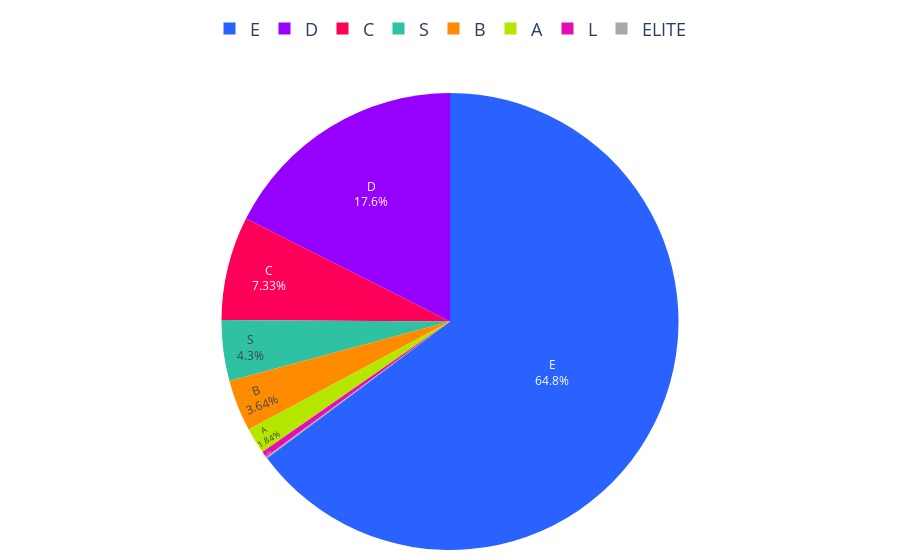

Here is the notebook cell this chart was saved with:
### Code cell
# Datos proporcionados
colores = ['#2962ff', '#9500ff', '#ff0059', '#ff8c00', '#b4e600', '#2EC2A2', '#E50CB6', '#A9A9A9']  # Añadimos gris
porcentajes = creditos_segmentos_2022['Porcentaje']
labels = creditos_segmentos_2022['Segmento']

# Asignar un color gris para los segmentos que no tengan porcentaje
# Crear un diccionario de colores con todos los segmentos, asignando gris a los que no tienen porcentaje
colores_segmentos = {segmento: colores[i] if segmento in labels.values else '#A9A9A9' 
                     for i, segmento in enumerate(segmentos)}

# Ordenar los segmentos según el orden deseado
orden_segmentos = ["E", "D", "C", "B", "A", "S", "L", "ELITE"]

# Crear lista de colores y valores en el orden especificado
colores_ordenados = [colores_segmentos.get(segmento, '#A9A9A9') for segmento in orden_segmentos]
valores_ordenados = [porcentajes[labels == segmento].sum() if segmento in labels.values else 0 for segmento in orden_segmentos]

# Crear gráfico de pastel
fig = go.Figure(data=[go.Pie(
    labels=orden_segmentos, 
    values=valores_ordenados, 
    marker=dict(colors=colores_ordenados)
)])

# Configuración de texto dentro del gráfico
fig.update_traces(
    textinfo='percent+label',  # Mostrar porcentaje y etiquetas
    textposition='inside'     # Ubicar texto dentro de las secciones
)

# Configuración de la leyenda
fig.update_layout(
    margin=dict(l=10, r=10, t=10, b=10),  # Ajusta los márgenes
    legend=dict(                  # Personaliza la leyenda
        x=0.5,  # Posición horizontal centrada
        y=1.1,  # Posición vertical ajustada al top
        font=dict(size=18),  # Tamaño de la fuente
        xanchor='center',  # Ancla en el centro horizontal
        yanchor='bottom',  # Ancla en la parte inferior de la leyenda
        orientation='h'  # Cambiar orientación de la leyenda a horizontal
    ), autosize=True,
     xaxis=dict(tickangle=45),  # Ajusta el ángulo de los ticks en el eje X
    yaxis=dict(tickangle=45),   # Ajusta el ángulo de los ticks en el eje Y
    showlegend=True              # Mostrar la leyenda
)

# Función para exportar la gráfica como archivo HTML con configuración personalizada
def guardar_grafico_como_html(fig, nombre_archivo, carpeta='assets/graficas'):
    if not os.path.exists(carpeta):
        os.makedirs(carpeta)
    
    # Configuración para desactivar herramientas no deseadas
    config = {
        'displaylogo': False,  # Ocultar logo de Plotly
        'modeBarButtonsToRemove': [
            'toImage',       # Botón de guardar como imagen
            'resetScale2d',  # Reset de ejes (no aplica aquí, pero lo incluimos como ejemplo)
            'zoom2d',        # Botón de zoom
            'pan2d',         # Botón de desplazamiento
        ]
    }
    # Exportar el gráfico con configuración
    pio.write_html(fig, f'{carpeta}/{nombre_archivo}.html', config=config)

# Exportar el gráfico
guardar_grafico_como_html(fig, 'g_pie_dist_creditos_segmento_2022', carpeta='assets/graficas')

# Mostrar el gráfico
fig.show()

### Figure 1 — Plotly figure (JSON) as saved in the notebook; plotly's stock layout.template omitted (floating-point values rounded to 4 significant figures)
{"data": [{"labels": ["E", "D", "C", "B", "A", "S", "L", "ELITE"], "marker": {"colors": ["#2962ff", "#9500ff", "#ff0059", "#ff8c00", "#b4e600", "#2EC2A2", "#E50CB6", "#A9A9A9"]}, "textinfo": "percent+label", "textposition": "inside", "type": "pie", "values": [64.78, 17.56, 7.334, 3.642, 1.842, 4.3, 0.4275, 0.1151]}], "layout": {"autosize": true, "legend": {"font": {"size": 18}, "orientation": "h", "x": 0.5, "xanchor": "center", "y": 1.1, "yanchor": "bottom"}, "margin": {"b": 10, "l": 10, "r": 10, "t": 10}, "showlegend": true, "xaxis": {"tickangle": 45}, "yaxis": {"tickangle": 45}}}
